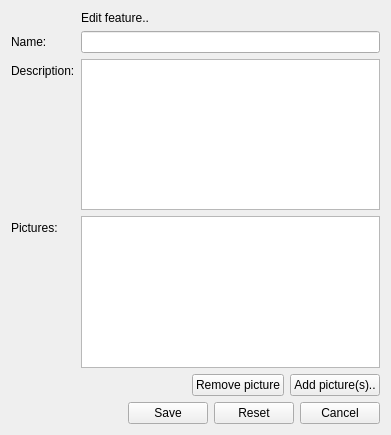
<?xml version="1.0" encoding="UTF-8"?>
<ui version="4.0">
 <class>feature_edit_form</class>
 <widget class="QWidget" name="feature_edit_form">
  <property name="geometry">
   <rect>
    <x>0</x>
    <y>0</y>
    <width>391</width>
    <height>435</height>
   </rect>
  </property>
  <property name="windowTitle">
   <string>Edit feature</string>
  </property>
  <property name="action" stdset="0">
   <string notr="true">FeatureRequest feature {id={id}}</string>
  </property>
  <property name="answer" stdset="0">
   <string notr="true">Feature feature {id={main.id}; parentID={?}; root{{?}}; name{{main.name}}; description{{main.description}}; picture[] {picture {id={?}}}}</string>
  </property>
  <layout class="QFormLayout" name="formLayout">
   <property name="fieldGrowthPolicy">
    <enum>QFormLayout::AllNonFixedFieldsGrow</enum>
   </property>
   <item row="0" column="0">
    <widget class="QLabel" name="label_3">
     <property name="text">
      <string/>
     </property>
     <property name="pixmap">
      <pixmap resource="../configurator.qrc">:/images/chart_organisation_edit.png</pixmap>
     </property>
    </widget>
   </item>
   <item row="0" column="1">
    <widget class="QLabel" name="label_4">
     <property name="text">
      <string>Edit feature..</string>
     </property>
    </widget>
   </item>
   <item row="1" column="0">
    <widget class="QLabel" name="label_name">
     <property name="text">
      <string>Name:</string>
     </property>
     <property name="buddy">
      <cstring>name</cstring>
     </property>
    </widget>
   </item>
   <item row="1" column="1">
    <widget class="QLineEdit" name="name">
     <property name="initialFocus" stdset="0">
      <bool>true</bool>
     </property>
    </widget>
   </item>
   <item row="2" column="0">
    <widget class="QLabel" name="label_description">
     <property name="text">
      <string>Description:</string>
     </property>
     <property name="buddy">
      <cstring>description</cstring>
     </property>
    </widget>
   </item>
   <item row="2" column="1">
    <widget class="QPlainTextEdit" name="description"/>
   </item>
   <item row="3" column="0">
    <widget class="QLabel" name="label">
     <property name="text">
      <string>Pictures:</string>
     </property>
    </widget>
   </item>
   <item row="3" column="1">
    <widget class="QListWidget" name="pictures">
     <property name="iconSize">
      <size>
       <width>50</width>
       <height>30</height>
      </size>
     </property>
     <property name="viewMode">
      <enum>QListView::IconMode</enum>
     </property>
     <property name="action" stdset="0">
      <string>FeaturePictureListRequest feature {id={main.id}}</string>
     </property>
     <property name="answer" stdset="0">
      <string>PictureThumbnailList pictures {picture[] {id={item.id}; thumbnail{{item.icon}}; caption{{item.tooltip}} }}</string>
     </property>
     <property name="dataslot" stdset="0">
      <string>exclude_picture, select_picture ({main.widgetid}_picture)</string>
     </property>
     <property name="link:picture_add" stdset="0">
      <string>{main.widgetid}_picture</string>
     </property>
     <property name="action:select_picture" stdset="0">
      <string>PictureThumbnailListRequest pictures {picture[]{id={main.pictures.id}}; add[]{id={picture_add.picture.selected}}}</string>
     </property>
     <property name="action:exclude_picture" stdset="0">
      <string>PictureThumbnailListRequest pictures {picture[]{id={main.pictures.unselected}}}</string>
     </property>
    </widget>
   </item>
   <item row="4" column="1">
    <layout class="QHBoxLayout" name="horizontalLayout_2">
     <item>
      <spacer name="horizontalSpacer_2">
       <property name="orientation">
        <enum>Qt::Horizontal</enum>
       </property>
       <property name="sizeHint" stdset="0">
        <size>
         <width>40</width>
         <height>20</height>
        </size>
       </property>
      </spacer>
     </item>
     <item>
      <widget class="QPushButton" name="exclude_pictures">
       <property name="text">
        <string>Remove picture</string>
       </property>
       <property name="datasignal:clicked" stdset="0">
        <string>exclude_picture@main.pictures</string>
       </property>
      </widget>
     </item>
     <item>
      <widget class="QPushButton" name="new_pictures">
       <property name="text">
        <string>Add picture(s)..</string>
       </property>
       <property name="form" stdset="0">
        <string>picture_select?widgetid={main.widgetid}_picture</string>
       </property>
       <property name="datasignal:destroyed" stdset="0">
        <string>close@{main.widgetid}_picture</string>
       </property>
      </widget>
     </item>
    </layout>
   </item>
   <item row="5" column="0" colspan="2">
    <layout class="QHBoxLayout" name="horizontalLayout_2">
     <item>
      <spacer name="horizontalSpacer">
       <property name="orientation">
        <enum>Qt::Horizontal</enum>
       </property>
       <property name="sizeHint" stdset="0">
        <size>
         <width>40</width>
         <height>20</height>
        </size>
       </property>
      </spacer>
     </item>
     <item>
      <widget class="QPushButton" name="save">
       <property name="text">
        <string>Save</string>
       </property>
       <property name="action" stdset="0">
        <string notr="true">updateFeature feature {id={main.id}; name{{main.name}}; description{{main.description}}; pictures {picture[] {id={main.pictures.id}}} }</string>
       </property>
       <property name="form" stdset="0">
        <string notr="true">_CLOSE_</string>
       </property>
       <property name="datasignal:clicked" stdset="0">
        <string>features</string>
       </property>
      </widget>
     </item>
     <item>
      <widget class="QPushButton" name="reset">
       <property name="text">
        <string>Reset</string>
       </property>
       <property name="action" stdset="0">
        <string notr="true">_RESET_</string>
       </property>
      </widget>
     </item>
     <item>
      <widget class="QPushButton" name="cancel">
       <property name="text">
        <string>Cancel</string>
       </property>
       <property name="form" stdset="0">
        <string notr="true">_CLOSE_</string>
       </property>
      </widget>
     </item>
    </layout>
   </item>
  </layout>
 </widget>
 <tabstops>
  <tabstop>name</tabstop>
  <tabstop>description</tabstop>
  <tabstop>pictures</tabstop>
  <tabstop>exclude_pictures</tabstop>
  <tabstop>new_pictures</tabstop>
  <tabstop>save</tabstop>
  <tabstop>reset</tabstop>
  <tabstop>cancel</tabstop>
 </tabstops>
 <resources>
  <include location="../configurator.qrc"/>
  <include location="../configurator.qrc"/>
 </resources>
 <connections/>
</ui>
